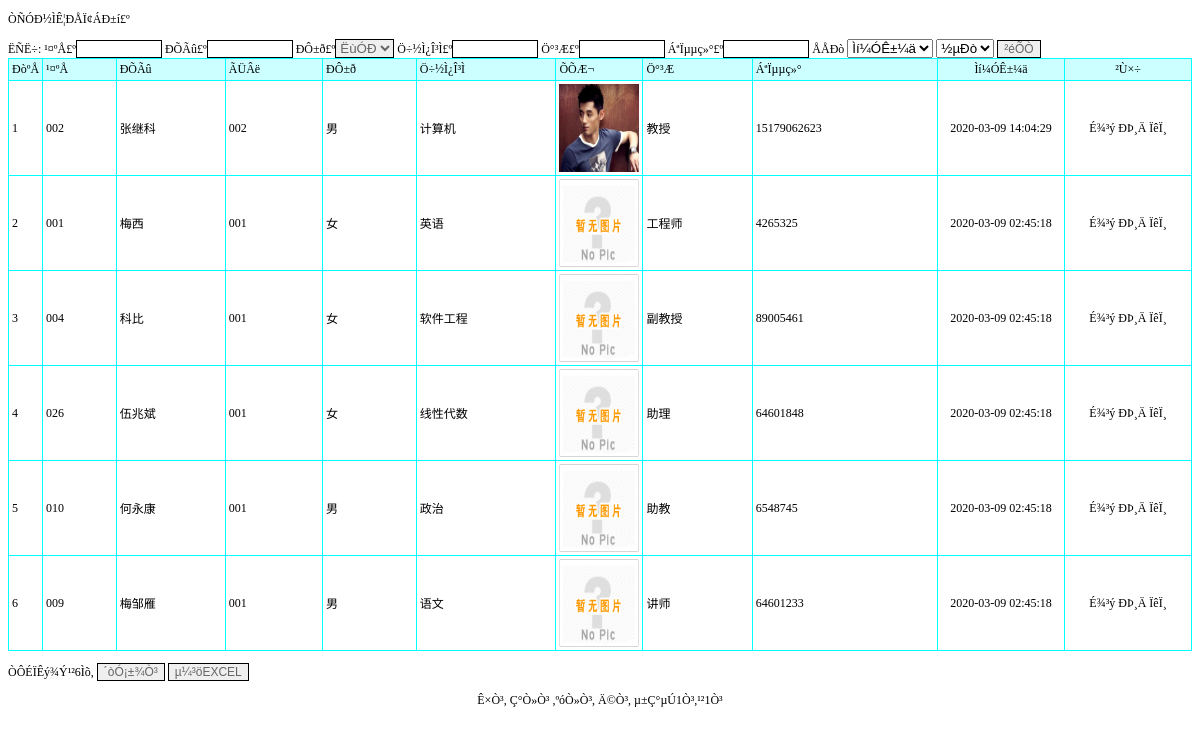
The app's page /jiaoshixinxi_list.php with its own data.
### tables this page shows
CREATE TABLE `jiaoshixinxi` (
  `id` int(11) NOT NULL AUTO_INCREMENT,
  `gonghao` varchar(50) DEFAULT NULL,
  `xingming` varchar(50) DEFAULT NULL,
  `mima` varchar(50) DEFAULT NULL,
  `xingbie` varchar(50) DEFAULT NULL,
  `zhujiaokecheng` varchar(50) DEFAULT NULL,
  `zhaopian` varchar(50) DEFAULT NULL,
  `zhicheng` varchar(50) DEFAULT NULL,
  `lianxidianhua` varchar(50) DEFAULT NULL,
  `beizhu` varchar(500) DEFAULT NULL,
  `addtime` timestamp NOT NULL DEFAULT CURRENT_TIMESTAMP,
  PRIMARY KEY (`id`)
);

### jiaoshixinxi_list.php (the view, shortened to what this page needs)
<!DOCTYPE html PUBLIC "-//W3C//DTD XHTML 1.0 Transitional//EN" "http://www.w3.org/TR/xhtml1/DTD/xhtml1-transitional.dtd">
<html xmlns="http://www.w3.org/1999/xhtml">
<head>
<link rel="stylesheet" href="css.css" type="text/css">
</head>
<body>
<p>ÒÑÓÐ½ÌÊ¦ÐÅÏ¢ÁÐ±í£º</p>
<form id="form1" name="form1" method="post" action="">
  ËÑË÷: ¹¤ºÅ£º<input name="gonghao" type="text" id="gonghao" style='border:solid 1px #000000; color:#666666;width:80px' /> ÐÕÃû£º<input name="xingming" type="text" id="xingming" style='border:solid 1px #000000; color:#666666;width:80px' /> ÐÔ±ð£º<select name='xingbie' id='xingbie' style='border:solid 1px #000000; color:#666666;'><option value="">ËùÓÐ</option><option value="ÄÐ">ÄÐ</option><option value="Å®">Å®</option></select> Ö÷½Ì¿Î³Ì£º<input name="zhujiaokecheng" type="text" id="zhujiaokecheng" style='border:solid 1px #000000; color:#666666;width:80px' /> Ö°³Æ£º<input name="zhicheng" type="text" id="zhicheng" style='border:solid 1px #000000; color:#666666;width:80px' /> ÁªÏµµç»°£º<input name="lianxidianhua" type="text" id="lianxidianhua" style='border:solid 1px #000000; color:#666666;width:80px' /> ÅÅÐò
  <select name="paixu" id="paixu">
    <option value="addtime">Ìí¼ÓÊ±¼ä</option>
  </select>
  <select name="px" id="px">
    <option value="desc">½µÐò</option>
  </select>
  <input type="submit" name="Submit" value="²éÕÒ" style='border:solid 1px #000000; color:#666666' />
</form>
<table width="100%" border="1" align="center" cellpadding="3" cellspacing="1" bordercolor="#00FFFF" style="border-collapse:collapse">
  <tr>
    <td width="25" bgcolor="#CCFFFF">ÐòºÅ</td>
    <td bgcolor='#CCFFFF'>¹¤ºÅ</td>
    <td bgcolor='#CCFFFF'>ÐÕÃû</td>
    <td bgcolor='#CCFFFF'>ÃÜÂë</td>
    <td bgcolor='#CCFFFF'>ÐÔ±ð</td>
    <td bgcolor='#CCFFFF'>Ö÷½Ì¿Î³Ì</td>
    <td bgcolor='#CCFFFF'>ÕÕÆ¬</td>
    <td bgcolor='#CCFFFF'>Ö°³Æ</td>
    <td bgcolor='#CCFFFF'>ÁªÏµµç»°</td>
    <td width="120" align="center" bgcolor="#CCFFFF">Ìí¼ÓÊ±¼ä</td>
    <td width="120" align="center" bgcolor="#CCFFFF">²Ù×÷</td>
  </tr>
  <?php
    $sql="select * from jiaoshixinxi where 1=1";
  if($_POST["paixu"]!="")
  {
  	$sql=$sql." order by ".$_POST["paixu"]." ".$_POST["px"]."";
  }
  else
  {
  	$sql=$sql." order by id desc";
  }
$query=mysql_query($sql);
  $rowscount=mysql_num_rows($query);
  if($rowscount==0)
  {}
  else
  {
  $pagelarge=10;
  $pagecurrent=$_GET["pagecurrent"];
  if($rowscount%$pagelarge==0)
  {
		$pagecount=$rowscount/$pagelarge;
  }
  else
  {
   		$pagecount=intval($rowscount/$pagelarge)+1;
  }
  if($pagecurrent=="" || $pagecurrent<=0)
{
	$pagecurrent=1;
}
		$ddddd=$pagecurrent*$pagelarge;
	if($pagecurrent==$pagecount)
	{
		if($rowscount%$pagelarge==0)
		{
		$ddddd=$pagecurrent*$pagelarge;
		}
		else
		{
		$ddddd=$pagecurrent*$pagelarge-$pagelarge+$rowscount%$pagelarge;
		}
	}
	for($i=$pagecurrent*$pagelarge-$pagelarge;$i<$ddddd;$i++)
{
  ?>
  <tr>
    <td width="25"><?php echo $i+1;?></td>
    <td><?php echo mysql_result($query,$i,gonghao);?></td>
    <td><?php echo mysql_result($query,$i,xingming);?></td>
    <td><?php echo mysql_result($query,$i,mima);?></td>
    <td><?php echo mysql_result($query,$i,xingbie);?></td>
    <td><?php echo mysql_result($query,$i,zhujiaokecheng);?></td>
    <td width='80'><a href="<?php echo mysql_result($query,$i,zhaopian) ?>" target='_blank'><img src='<?php echo mysql_result($query,$i,zhaopian) ?>' width='80' height='88' border='0'></a></td>
    <td><?php echo mysql_result($query,$i,zhicheng);?></td>
    <td><?php echo mysql_result($query,$i,lianxidianhua);?></td>
    <td width="120" align="center"><?php echo mysql_result($query,$i,"addtime");?></td>
    <td width="120" align="center"><a href="del.php?id=<?php echo mysql_result($query,$i,"id");?>&tablename=jiaoshixinxi" onclick="return confirm('ÕæµÄÒªÉ¾³ý£¿')">É¾³ý</a> <a href="jiaoshixinxi_updt.php?id=<?php echo mysql_result($query,$i,"id");?>">ÐÞ¸Ä</a> <a href="jiaoshixinxi_detail.php?id=<?php echo mysql_result($query,$i,"id");?>">ÏêÏ¸</a> </td>
  </tr>
  	<?php
	}
}
?>
</table>
<p>ÒÔÉÏÊý¾Ý¹²<?php echo $rowscount;?>Ìõ,
  <input type="button" name="Submit2" onclick="javascript:window.print();" value="´òÓ¡±¾Ò³" style='border:solid 1px #000000; color:#666666' /> <input type="button" name="Submit3" onclick="javascript:location.href='jiaoshixinxi_listxls.php';" value="µ¼³öEXCEL" style='border:solid 1px #000000; color:#666666' />
</p>
<p align="center"><a href="jiaoshixinxi_list.php?pagecurrent=1">Ê×Ò³</a>, <a href="jiaoshixinxi_list.php?pagecurrent=<?php echo $pagecurrent-1;?>">Ç°Ò»Ò³</a> ,<a href="jiaoshixinxi_list.php?pagecurrent=<?php echo $pagecurrent+1;?>">ºóÒ»Ò³</a>, <a href="jiaoshixinxi_list.php?pagecurrent=<?php echo $pagecount;?>">Ä©Ò³</a>, µ±Ç°µÚ<?php echo $pagecurrent;?>Ò³,¹²<?php echo $pagecount;?>Ò³ </p>
</body>
</html>

### css.css (style rules this page uses)
BODY { FONT-SIZE: 12px }
P { FONT-SIZE: 12px }
TD { FONT-SIZE: 12px }
INPUT { FONT-SIZE: 12px }
A:link { FONT-SIZE: 12px; COLOR: #000000; TEXT-DECORATION: none }

### records on screen
jiaoshixinxi: gonghao "002", xingming "张继科", mima "002", xingbie "男", zhujiaokecheng "计算机", zhaopian (picture), zhicheng "教授", lianxidianhua "15179062623", addtime "2020-03-09 14:04:29"
jiaoshixinxi: gonghao "001", xingming "梅西", mima "001", xingbie "女", zhujiaokecheng "英语", zhaopian (placeholder picture), zhicheng "工程师", lianxidianhua "4265325", addtime "2020-03-09 02:45:18"
jiaoshixinxi: gonghao "004", xingming "科比", mima "001", xingbie "女", zhujiaokecheng "软件工程", zhaopian (placeholder picture), zhicheng "副教授", lianxidianhua "89005461", addtime "2020-03-09 02:45:18"
jiaoshixinxi: gonghao "026", xingming "伍兆斌", mima "001", xingbie "女", zhujiaokecheng "线性代数", zhaopian (placeholder picture), zhicheng "助理", lianxidianhua "64601848", addtime "2020-03-09 02:45:18"
jiaoshixinxi: gonghao "010", xingming "何永康", mima "001", xingbie "男", zhujiaokecheng "政治", zhaopian (placeholder picture), zhicheng "助教", lianxidianhua "6548745", addtime "2020-03-09 02:45:18"
jiaoshixinxi: gonghao "009", xingming "梅邹雁", mima "001", xingbie "男", zhujiaokecheng "语文", zhaopian (placeholder picture), zhicheng "讲师", lianxidianhua "64601233", addtime "2020-03-09 02:45:18"

### other values on screen
$rowscount "6"
$pagecurrent "1"
$pagecount "1"
